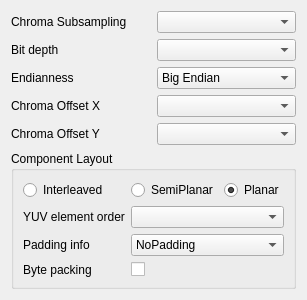
<?xml version="1.0" encoding="UTF-8"?>
<ui version="4.0">
 <class>CustomYUVFormatDialog</class>
 <widget class="QWidget" name="CustomYUVFormatDialog">
  <property name="geometry">
   <rect>
    <x>0</x>
    <y>0</y>
    <width>294</width>
    <height>269</height>
   </rect>
  </property>
  <property name="windowTitle">
   <string>Custom YUV Format</string>
  </property>
  <layout class="QVBoxLayout" name="verticalLayout" stretch="0,0">
   <item>
    <layout class="QGridLayout" name="gridLayout">
     <item row="3" column="0">
      <widget class="QLabel" name="labelChromaOffsetX">
       <property name="toolTip">
        <string>&lt;html&gt;&lt;head/&gt;&lt;body&gt;&lt;p&gt;At what position, relative to the luma position are the chroma samples placed? A shift of 0 means the positions are aligned. A value of 0.5 refers to the position between two luma samples. All offsets are positive and shift the position to the right and down.&lt;/p&gt;&lt;p&gt;&lt;span style=&quot; font-weight:600;&quot;&gt;Hint: &lt;/span&gt;Zoom in until the YUV values are shown on top of the pixels. Here, the values for U and V are drawn according to these settings.&lt;/p&gt;&lt;/body&gt;&lt;/html&gt;</string>
       </property>
       <property name="whatsThis">
        <string>&lt;html&gt;&lt;head/&gt;&lt;body&gt;&lt;p&gt;At what position, relative to the luma position are the chroma samples placed? A shift of 0 means the positions are aligned. A value of 0.5 refers to the position between two luma samples. All offsets are positive and shift the position to the right and down.&lt;/p&gt;&lt;p&gt;&lt;span style=&quot; font-weight:600;&quot;&gt;Hint: &lt;/span&gt;Zoom in until the YUV values are shown on top of the pixels. Here, the values for U and V are drawn according to these settings.&lt;/p&gt;&lt;/body&gt;&lt;/html&gt;</string>
       </property>
       <property name="text">
        <string>Chroma Offset X</string>
       </property>
      </widget>
     </item>
     <item row="1" column="0">
      <widget class="QLabel" name="labelBitDepth">
       <property name="toolTip">
        <string>How many bits per color component are there? If the bit depth is greater than 8, we will assume multiple bytes per component.</string>
       </property>
       <property name="whatsThis">
        <string>How many bits per color component are there? If the bit depth is greater than 8, we will assume multiple bytes per component.</string>
       </property>
       <property name="text">
        <string>Bit depth</string>
       </property>
      </widget>
     </item>
     <item row="0" column="1">
      <widget class="QComboBox" name="comboBoxChromaSubsampling">
       <property name="toolTip">
        <string>&lt;p style='white-space:pre'&gt;How is the chroma component subsampled? Various subsamplings are supported:&lt;/p&gt;
&lt;p&gt;
&lt;b&gt;4:4:4:&lt;/b&gt; There is no subsampling&lt;br /&gt;
&lt;b&gt;4:2:2:&lt;/b&gt; Subsampling by a factor of 2 in horizontal direction&lt;br /&gt;
&lt;b&gt;4:2:2:&lt;/b&gt; Subsampling by a factor of 2 in horizontal and vertical direction&lt;br /&gt;
&lt;b&gt;4:4:0:&lt;/b&gt; Subsampling by a factor of 2 in vertical direction&lt;br /&gt;
&lt;b&gt;4:1:0:&lt;/b&gt; Subsampling by a factor of 4 in horizontal and vertical direction&lt;br /&gt;
&lt;b&gt;4:1:1:&lt;/b&gt; Subsampling by a factor of 4 in horizontal direction&lt;br /&gt;
&lt;b&gt;4:0:0:&lt;/b&gt; Luma only. No chroma components are present.&lt;br /&gt;
&lt;/p&gt;</string>
       </property>
       <property name="whatsThis">
        <string>&lt;p style='white-space:pre'&gt;How is the chroma component subsampled? Various subsamplings are supported:&lt;/p&gt;
&lt;p&gt;
&lt;b&gt;4:4:4:&lt;/b&gt; There is no subsampling&lt;br /&gt;
&lt;b&gt;4:2:2:&lt;/b&gt; Subsampling by a factor of 2 in horizontal direction&lt;br /&gt;
&lt;b&gt;4:2:2:&lt;/b&gt; Subsampling by a factor of 2 in horizontal and vertical direction&lt;br /&gt;
&lt;b&gt;4:4:0:&lt;/b&gt; Subsampling by a factor of 2 in vertical direction&lt;br /&gt;
&lt;b&gt;4:1:0:&lt;/b&gt; Subsampling by a factor of 4 in horizontal and vertical direction&lt;br /&gt;
&lt;b&gt;4:1:1:&lt;/b&gt; Subsampling by a factor of 4 in horizontal direction&lt;br /&gt;
&lt;b&gt;4:0:0:&lt;/b&gt; Luma only. No chroma components are present.&lt;br /&gt;
&lt;/p&gt;</string>
       </property>
      </widget>
     </item>
     <item row="2" column="0">
      <widget class="QLabel" name="labelEndianness">
       <property name="toolTip">
        <string>If the bit depth is greater 8 (there are multiple byte per value), what is the order of these bytes? Big endian (most significant byte first) or little endian (least significant byte first).</string>
       </property>
       <property name="whatsThis">
        <string>If the bit depth is greater 8 (there are multiple byte per value), what is the order of these bytes? Big endian (most significant byte first) or little endian (least significant byte first).</string>
       </property>
       <property name="text">
        <string>Endianness</string>
       </property>
      </widget>
     </item>
     <item row="0" column="0">
      <widget class="QLabel" name="labelChromaSubsampling">
       <property name="toolTip">
        <string>&lt;p style='white-space:pre'&gt;
How is the chroma component subsampled? Various subsamplings are supported:&lt;br/&gt;
&lt;b&gt;4:4:4:&lt;/b&gt; There is no subsampling&lt;br /&gt;
&lt;b&gt;4:2:2:&lt;/b&gt; Subsampling by a factor of 2 in horizontal direction&lt;br /&gt;
&lt;b&gt;4:2:2:&lt;/b&gt; Subsampling by a factor of 2 in horizontal and vertical direction&lt;br /&gt;
&lt;b&gt;4:4:0:&lt;/b&gt; Subsampling by a factor of 2 in vertical direction&lt;br /&gt;
&lt;b&gt;4:1:0:&lt;/b&gt; Subsampling by a factor of 4 in horizontal and vertical direction&lt;br /&gt;
&lt;b&gt;4:1:1:&lt;/b&gt; Subsampling by a factor of 4 in horizontal direction&lt;br /&gt;
&lt;b&gt;4:0:0:&lt;/b&gt; Luma only. No chroma components are present.&lt;br /&gt;
&lt;/p&gt;</string>
       </property>
       <property name="whatsThis">
        <string>&lt;p style='white-space:pre'&gt;
How is the chroma component subsampled? Various subsamplings are supported:&lt;br/&gt;
&lt;b&gt;4:4:4:&lt;/b&gt; There is no subsampling&lt;br /&gt;
&lt;b&gt;4:2:2:&lt;/b&gt; Subsampling by a factor of 2 in horizontal direction&lt;br /&gt;
&lt;b&gt;4:2:2:&lt;/b&gt; Subsampling by a factor of 2 in horizontal and vertical direction&lt;br /&gt;
&lt;b&gt;4:4:0:&lt;/b&gt; Subsampling by a factor of 2 in vertical direction&lt;br /&gt;
&lt;b&gt;4:1:0:&lt;/b&gt; Subsampling by a factor of 4 in horizontal and vertical direction&lt;br /&gt;
&lt;b&gt;4:1:1:&lt;/b&gt; Subsampling by a factor of 4 in horizontal direction&lt;br /&gt;
&lt;b&gt;4:0:0:&lt;/b&gt; Luma only. No chroma components are present.&lt;br /&gt;
&lt;/p&gt;</string>
       </property>
       <property name="text">
        <string>Chroma Subsampling</string>
       </property>
      </widget>
     </item>
     <item row="1" column="1">
      <widget class="QComboBox" name="comboBoxBitDepth">
       <property name="toolTip">
        <string>How many bits per color component are there? If the bit depth is greater than 8, we will assume multiple bytes per component.</string>
       </property>
       <property name="whatsThis">
        <string>How many bits per color component are there? If the bit depth is greater than 8, we will assume multiple bytes per component.</string>
       </property>
      </widget>
     </item>
     <item row="2" column="1">
      <widget class="QComboBox" name="comboBoxEndianness">
       <property name="toolTip">
        <string>If the bit depth is greater 8 (there are multiple byte per value), what is the order of these bytes? Big endian (most significant byte first) or little endian (least significant byte first).</string>
       </property>
       <property name="whatsThis">
        <string>If the bit depth is greater 8 (there are multiple byte per value), what is the order of these bytes? Big endian (most significant byte first) or little endian (least significant byte first).</string>
       </property>
       <item>
        <property name="text">
         <string>Big Endian</string>
        </property>
       </item>
       <item>
        <property name="text">
         <string>Little Endian</string>
        </property>
       </item>
      </widget>
     </item>
     <item row="4" column="0">
      <widget class="QLabel" name="labelChromaOffsetY">
       <property name="toolTip">
        <string>&lt;html&gt;&lt;head/&gt;&lt;body&gt;&lt;p&gt;At what position, relative to the luma position are the chroma samples placed? A shift of 0 means the positions are aligned. A value of 0.5 refers to the position between two luma samples. All offsets are positive and shift the position to the right and down.&lt;/p&gt;&lt;p&gt;&lt;span style=&quot; font-weight:600;&quot;&gt;Hint: &lt;/span&gt;Zoom in until the YUV values are shown on top of the pixels. Here, the values for U and V are drawn according to these settings.&lt;/p&gt;&lt;/body&gt;&lt;/html&gt;</string>
       </property>
       <property name="whatsThis">
        <string>&lt;html&gt;&lt;head/&gt;&lt;body&gt;&lt;p&gt;At what position, relative to the luma position are the chroma samples placed? A shift of 0 means the positions are aligned. A value of 0.5 refers to the position between two luma samples. All offsets are positive and shift the position to the right and down.&lt;/p&gt;&lt;p&gt;&lt;span style=&quot; font-weight:600;&quot;&gt;Hint: &lt;/span&gt;Zoom in until the YUV values are shown on top of the pixels. Here, the values for U and V are drawn according to these settings.&lt;/p&gt;&lt;/body&gt;&lt;/html&gt;</string>
       </property>
       <property name="text">
        <string>Chroma Offset Y</string>
       </property>
      </widget>
     </item>
     <item row="3" column="1">
      <widget class="QComboBox" name="comboBoxChromaOffsetX">
       <property name="toolTip">
        <string>&lt;html&gt;&lt;head/&gt;&lt;body&gt;&lt;p&gt;At what position, relative to the luma position are the chroma samples placed? A shift of 0 means the positions are aligned. A value of 0.5 refers to the position between two luma samples. All offsets are positive and shift the position to the right and down.&lt;/p&gt;&lt;p&gt;&lt;span style=&quot; font-weight:600;&quot;&gt;Hint: &lt;/span&gt;Zoom in until the YUV values are shown on top of the pixels. Here, the values for U and V are drawn according to these settings.&lt;/p&gt;&lt;/body&gt;&lt;/html&gt;</string>
       </property>
       <property name="whatsThis">
        <string>&lt;html&gt;&lt;head/&gt;&lt;body&gt;&lt;p&gt;At what position, relative to the luma position are the chroma samples placed? A shift of 0 means the positions are aligned. A value of 0.5 refers to the position between two luma samples. All offsets are positive and shift the position to the right and down.&lt;/p&gt;&lt;p&gt;&lt;span style=&quot; font-weight:600;&quot;&gt;Hint: &lt;/span&gt;Zoom in until the YUV values are shown on top of the pixels. Here, the values for U and V are drawn according to these settings.&lt;/p&gt;&lt;/body&gt;&lt;/html&gt;</string>
       </property>
      </widget>
     </item>
     <item row="4" column="1">
      <widget class="QComboBox" name="comboBoxChromaOffsetY">
       <property name="toolTip">
        <string>&lt;html&gt;&lt;head/&gt;&lt;body&gt;&lt;p&gt;At what position, relative to the luma position are the chroma samples placed? A shift of 0 means the positions are aligned. A value of 0.5 refers to the position between two luma samples. All offsets are positive and shift the position to the right and down.&lt;/p&gt;&lt;p&gt;&lt;span style=&quot; font-weight:600;&quot;&gt;Hint: &lt;/span&gt;Zoom in until the YUV values are shown on top of the pixels. Here, the values for U and V are drawn according to these settings.&lt;/p&gt;&lt;/body&gt;&lt;/html&gt;</string>
       </property>
       <property name="whatsThis">
        <string>&lt;html&gt;&lt;head/&gt;&lt;body&gt;&lt;p&gt;At what position, relative to the luma position are the chroma samples placed? A shift of 0 means the positions are aligned. A value of 0.5 refers to the position between two luma samples. All offsets are positive and shift the position to the right and down.&lt;/p&gt;&lt;p&gt;&lt;span style=&quot; font-weight:600;&quot;&gt;Hint: &lt;/span&gt;Zoom in until the YUV values are shown on top of the pixels. Here, the values for U and V are drawn according to these settings.&lt;/p&gt;&lt;/body&gt;&lt;/html&gt;</string>
       </property>
      </widget>
     </item>
    </layout>
   </item>
   <item>
    <widget class="QGroupBox" name="groupBoxComponentLayout">
     <property name="toolTip">
      <string>&lt;html&gt;&lt;head/&gt;&lt;body&gt;&lt;p&gt;Are the YUV values planar or packed? For a planar file, all values are sorted by plane. E.g: All Y values of all pixels come first, then all U values, then all V values.&lt;/p&gt;&lt;/body&gt;&lt;/html&gt;</string>
     </property>
     <property name="toolTipDuration">
      <number>0</number>
     </property>
     <property name="whatsThis">
      <string>&lt;html&gt;&lt;head/&gt;&lt;body&gt;&lt;p&gt;Are the YUV values planar or packed? For a planar file, all values are sorted by plane. E.g: All Y values of all pixels come first, then all U values, then all V values.&lt;/p&gt;&lt;/body&gt;&lt;/html&gt;</string>
     </property>
     <property name="title">
      <string>Component Layout</string>
     </property>
     <property name="checkable">
      <bool>false</bool>
     </property>
     <layout class="QGridLayout" name="gridLayout_3">
      <item row="1" column="0">
       <widget class="QLabel" name="labelYUVElemOrder">
        <property name="toolTip">
         <string>&lt;html&gt;&lt;head/&gt;&lt;body&gt;&lt;p&gt;Specify the order of the components in the file.&lt;/p&gt;&lt;/body&gt;&lt;/html&gt;</string>
        </property>
        <property name="whatsThis">
         <string>&lt;html&gt;&lt;head/&gt;&lt;body&gt;&lt;p&gt;Specify the order of the components in the file.&lt;/p&gt;&lt;/body&gt;&lt;/html&gt;</string>
        </property>
        <property name="text">
         <string>YUV element order</string>
        </property>
       </widget>
      </item>
      <item row="0" column="2">
       <widget class="QRadioButton" name="radioButtonPlanar">
        <property name="toolTip">
         <string>Planar YUV, like: &lt;br&gt; Plane#0 YYYY... &lt;br&gt; Plane#1 UUUU...&lt;br&gt; Plane#2 VVVV...</string>
        </property>
        <property name="whatsThis">
         <string>Planar YUV, like: &lt;br&gt; Plane#0 YYYY... &lt;br&gt; Plane#1 UUUU...&lt;br&gt; Plane#2 VVVV...</string>
        </property>
        <property name="text">
         <string>Planar</string>
        </property>
        <property name="checked">
         <bool>true</bool>
        </property>
       </widget>
      </item>
      <item row="0" column="0">
       <widget class="QRadioButton" name="radioButtonInterleaved">
        <property name="toolTip">
         <string>Interleaved YUV, like: &lt;br&gt; Plane#0 YUVYUVYUV...</string>
        </property>
        <property name="whatsThis">
         <string>Interleaved YUV, like: &lt;br&gt; Plane#0 YUVYUVYUV...</string>
        </property>
        <property name="text">
         <string>Interleaved</string>
        </property>
       </widget>
      </item>
      <item row="3" column="1">
       <widget class="QCheckBox" name="checkBoxBytePacking">
        <property name="toolTip">
         <string>&lt;html&gt;&lt;head/&gt;&lt;body&gt;&lt;p&gt;Are bytes packed on a bit basis? E.g: Four 10-bit values can be saved using 5 bytes.&lt;/p&gt;&lt;/body&gt;&lt;/html&gt;</string>
        </property>
        <property name="whatsThis">
         <string>&lt;html&gt;&lt;head/&gt;&lt;body&gt;&lt;p&gt;Are bytes packed on a bit basis? E.g: Four 10-bit values can be saved using 5 bytes.&lt;/p&gt;&lt;/body&gt;&lt;/html&gt;</string>
        </property>
        <property name="text">
         <string/>
        </property>
       </widget>
      </item>
      <item row="3" column="0">
       <widget class="QLabel" name="labelBytePacking">
        <property name="toolTip">
         <string>&lt;html&gt;&lt;head/&gt;&lt;body&gt;&lt;p&gt;Are bytes packed on a bit basis? E.g: Four 10-bit values can be saved using 5 bytes.&lt;/p&gt;&lt;/body&gt;&lt;/html&gt;</string>
        </property>
        <property name="whatsThis">
         <string>&lt;html&gt;&lt;head/&gt;&lt;body&gt;&lt;p&gt;Are bytes packed on a bit basis? E.g: Four 10-bit values can be saved using 5 bytes.&lt;/p&gt;&lt;/body&gt;&lt;/html&gt;</string>
        </property>
        <property name="text">
         <string>Byte packing</string>
        </property>
       </widget>
      </item>
      <item row="1" column="1" colspan="2">
       <widget class="QComboBox" name="comboBoxElemOrder">
        <property name="toolTip">
         <string>&lt;html&gt;&lt;head/&gt;&lt;body&gt;&lt;p&gt;Specify the order of the components in the file.&lt;/p&gt;&lt;/body&gt;&lt;/html&gt;</string>
        </property>
        <property name="whatsThis">
         <string>&lt;html&gt;&lt;head/&gt;&lt;body&gt;&lt;p&gt;Specify the order of the components in the file.&lt;/p&gt;&lt;/body&gt;&lt;/html&gt;</string>
        </property>
       </widget>
      </item>
      <item row="0" column="1">
       <widget class="QRadioButton" name="radioButtonSemiPlanar">
        <property name="toolTip">
         <string>Semi-Planar YUV, like: &lt;br&gt; Plane#0 YYYY... &lt;br&gt; Plane#1 UVUVY...</string>
        </property>
        <property name="whatsThis">
         <string>Semi-Planar YUV, like: &lt;br&gt; Plane#0 YYYY... &lt;br&gt; Plane#1 UVUVY...</string>
        </property>
        <property name="text">
         <string>SemiPlanar</string>
        </property>
        <property name="checked">
         <bool>false</bool>
        </property>
       </widget>
      </item>
      <item row="2" column="0">
       <widget class="QLabel" name="labelPaddingInfo">
        <property name="toolTip">
         <string>Are there any padding bits after(PaddingInMSB) or before(PaddingInLSB) valid data bits?</string>
        </property>
        <property name="whatsThis">
         <string>Are there any padding bits after(PaddingInMSB) or before(PaddingInLSB) valid data bits?</string>
        </property>
        <property name="text">
         <string>Padding info</string>
        </property>
       </widget>
      </item>
      <item row="2" column="1" colspan="2">
       <widget class="QComboBox" name="comboBoxPaddingInfo">
        <property name="enabled">
         <bool>true</bool>
        </property>
        <property name="toolTip">
         <string>Are there any padding bits after(PaddingInMSB) or before(PaddingInLSB) valid data bits?</string>
        </property>
        <property name="whatsThis">
         <string>Are there any padding bits after(PaddingInMSB) or before(PaddingInLSB) valid data bits?</string>
        </property>
        <item>
         <property name="text">
          <string>NoPadding</string>
         </property>
        </item>
        <item>
         <property name="text">
          <string>PaddingInLSB</string>
         </property>
        </item>
        <item>
         <property name="text">
          <string>PaddingInMSB</string>
         </property>
        </item>
       </widget>
      </item>
     </layout>
    </widget>
   </item>
  </layout>
 </widget>
 <tabstops>
  <tabstop>comboBoxChromaSubsampling</tabstop>
  <tabstop>comboBoxBitDepth</tabstop>
  <tabstop>comboBoxEndianness</tabstop>
  <tabstop>comboBoxChromaOffsetX</tabstop>
  <tabstop>comboBoxChromaOffsetY</tabstop>
  <tabstop>groupBoxComponentLayout</tabstop>
  <tabstop>comboBoxElemOrder</tabstop>
 </tabstops>
 <resources/>
 <connections/>
</ui>
